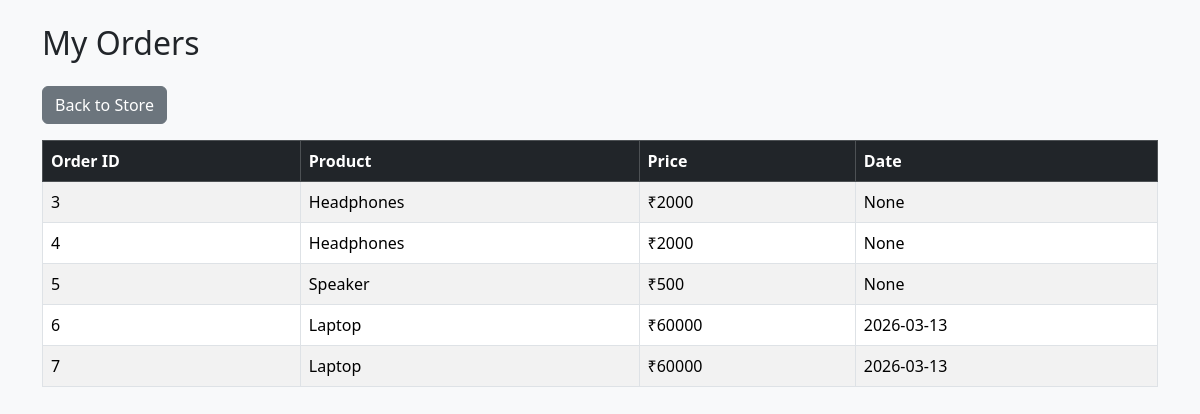
Page /orders (signed in) on the committed database.
### tables this page shows
CREATE TABLE orders (
id INTEGER PRIMARY KEY AUTOINCREMENT,
username TEXT,
product TEXT,
price INTEGER
, order_date TEXT);

### app.py (the view)
@app.route("/orders")
def orders():
    if "user" not in session:
        return redirect("/login")
    conn = sqlite3.connect(DB_PATH)
    cursor = conn.cursor()
    cursor.execute(
    "SELECT * FROM orders WHERE username=?",
    (session["user"],)
    )
    orders = cursor.fetchall()
    conn.close()
    return render_template("orders.html", orders=orders)

### templates/orders.html (shortened to what this page needs)
<!DOCTYPE html>
<html>
<head>
<link
href="https://cdn.jsdelivr.net/npm/bootstrap@5.3.2/dist/css/bootstrap.min.css"
rel="stylesheet">
</head>
<body class="bg-light">
<div class="container mt-4">
<h2 class="mb-4">My Orders</h2>
<a href="/" class="btn btn-secondary mb-3">Back to Store</a>
<table class="table table-bordered table-striped">
<thead class="table-dark">
<tr>
<th>Order ID</th>
<th>Product</th>
<th>Price</th>
<th>Date</th>
</tr>
</thead>
<tbody>
{% for order in orders %}
<tr>
<td>{{ order[0] }}</td>
<td>{{ order[2] }}</td>
<td>₹{{ order[3] }}</td>
<td>{{ order[4] }}</td>
</tr>
{% endfor %}
</tbody>
</table>
</div>
</body>
</html>

### rows in the picture
orders: id "3", product "Headphones", price "2000", order "None"
orders: id "4", product "Headphones", price "2000", order "None"
orders: id "5", product "Speaker", price "500", order "None"
orders: id "6", product "Laptop", price "60000", order_date "2026-03-13"
orders: id "7", product "Laptop", price "60000", order_date "2026-03-13"
